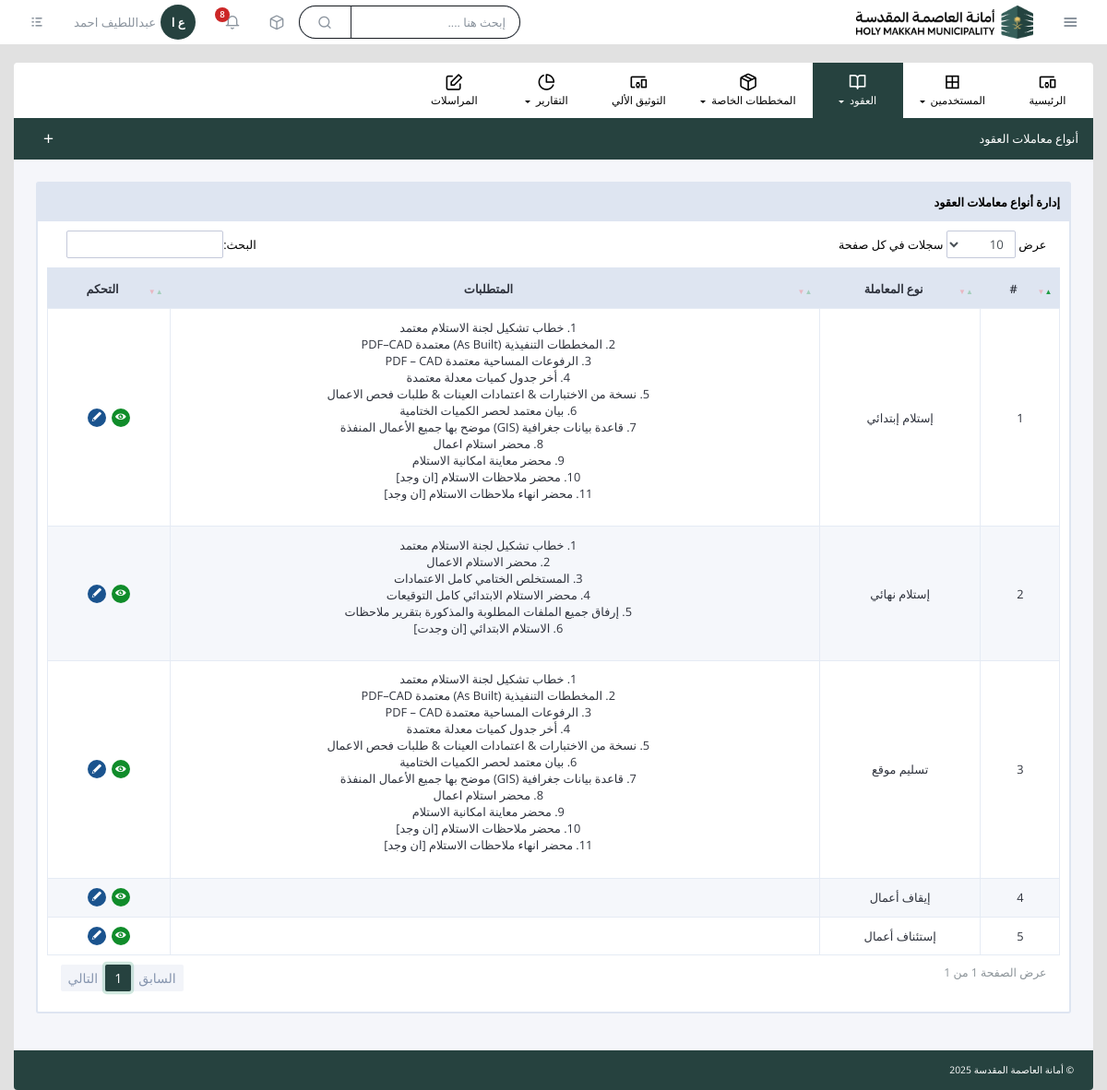
The app's page /contract_transaction_types/ (signed in) with its own data.
### users/models.py (models this page shows, shortened)
class User(AbstractUser):
    name = models.CharField("name", max_length=255)
    created_at = models.DateTimeField(auto_now_add=True)
    updated_at = models.DateTimeField(auto_now=True)
    first_name = None
    last_name = None
    role = models.CharField(
        max_length=20,
        choices=Roles.CHOICES,
        default=Roles.USER
    )
    class Meta:
        db_table = 'users'

### contract_transaction_types/models.py (models this page shows, shortened)
class ContractTransactionType(models.Model):
    name  = models.CharField("name", max_length=255)
    is_active = models.BooleanField("is_active", default=True)
    class Meta:
        db_table = 'contract_transaction_types'

### contract_transaction_requirements/models.py (models this page shows, shortened)
class ContractTransactionRequirement(models.Model):
    name  = models.CharField("name", max_length=255)
    type = models.ForeignKey(
        ContractTransactionType,
        on_delete=models.CASCADE,
        related_name='contract_transaction_requirements'
    )
    is_active = models.BooleanField("is_active", default=True)
    class Meta:
        db_table = 'contract_transaction_requirements'

### contract_transaction_types/views.py (the view)
# urls.py: path('', views.contract_transaction_types, name='contract_transaction_types'),
@role_required('admin')
def contract_transaction_types(request):
    contract_transaction_types = ContractTransactionType.objects.all()
    return render(request, 'contract_transaction_types/index.html', {
        'contract_transaction_types': contract_transaction_types,
    })

### helpers/templatetags/helper.py (called while the page is built)
@register.filter
def initials(value):
    if not value:
        return ""
    parts = value.strip().split()
    if len(parts) == 1:
        return parts[0][0] * 2
    return parts[0][0] + ' ' + parts[-1][0]

### helpers/templatetags/nav_active.py (called while the page is built)
@register.simple_tag(takes_context=True)
def active(context, names):
    request = context['request']
    current = request.resolver_match.url_name
    name_list = names.split(',')
    return 'active-page' if current in name_list else ''

### helpers/utils.py (called while the page is built)
def role_required(role):
    def decorator(view_func):
        @wraps(view_func)
        def wrapper(request, *args, **kwargs):
            if not request.user.is_authenticated:
                return redirect('login')
            if request.user.role != role:
                return redirect('home')  # or no permit
            return view_func(request, *args, **kwargs)
        return wrapper
    return decorator

### templates/contract_transaction_types/index.html (shortened to what this page needs)
{% extends "base.html" %}
{% load static %}
{% load l10n %}
{% block css %}
    <link rel="stylesheet" href="{% static 'site/vendor/datatables/dataTables.bs4.css' %}" />
    <link rel="stylesheet" href="{% static 'site/vendor/datatables/dataTables.bs4-custom.css' %}" />
{% endblock %}
{% block breadcrumb %}
    <li class="breadcrumb-item">أنواع معاملات العقود</li>
{% endblock %}
{% block app_action %}
    <ul class="app-actions">
        <li>
            <a href="{% url 'contract_transaction_types_create' %}" data-toggle="tooltip" data-placement="top" title="نوع معاملة عقد جديدة"
                data-original-title="نوع معاملة عقد جديدة">
                <i class="icon-add"></i>
            </a>
        </li>
    </ul>
{% endblock %}
{% block content %}
    <div class="row gutters">
        <div class="col-xl-12 col-lg-12 col-md-12 col-sm-12 col-12">
            <div class="table-container">
                <div class="t-header">إدارة أنواع معاملات العقود</div>
                <div class="table-responsive">
                    <table id="rowSelection" class="table custom-table">
                        <thead>
                            <tr>
                                <th>#</th>
                                <th>نوع المعاملة</th>
                                <th>المتطلبات</th>
                                <th>التحكم</th>
                            </tr>
                        </thead>
                        <tbody>
                            {% for contract_transaction_type in contract_transaction_types %}
                            <tr>
                                <td>{{ contract_transaction_type.id }}</td>
                                <td>{{ contract_transaction_type.name }}</td>
                                <td>
                                    <ol style="padding-left: 2em; list-style-position: inside;">
                                        {% for req in contract_transaction_type.contract_transaction_requirements.all %}
                                            <li>{{ req.name }}</li>
                                        {% endfor %}
                                    </ol>
                                </td>
                                <td>
                                    <div class="td-actions">
                                        <a href="#" class="icon green" data-toggle="tooltip" data-placement="top" title=""
                                            data-original-title="عرض">
                                            <i class="icon-eye"></i>
                                        </a>
                                        <a href="{% url 'contract_transaction_types_edit' contract_transaction_type.id %}" class="icon blue" data-toggle="tooltip" data-placement="top" title=""
                                            data-original-title="تعديل">
                                            <i class="icon-edit"></i>
                                        </a>
                                    </div>
                                </td>
                            </tr>
                            {% endfor %}
                        </tbody>
                    </table>
                </div>
            </div>
        </div>
    </div>
{% endblock %}

### templates/base.html (shortened to what this page needs)
{% load static %}
{% load helper %}
{% load nav_active %}
<!doctype html>
<html lang="ar">
<head>
		<link rel="stylesheet" href="{% static 'site/css/bootstrap.min.css' %}">
		<link rel="stylesheet" href="{% static 'site/fonts/style.css' %}">
		<link rel="stylesheet" href="{% static 'site/css/main.css' %}">
        {% block css %}
        {% endblock %}
	</head>
	<body>
		<header class="header">
			<div class="logo-wrapper">
				<a href="{% url 'home' %}" class="logo">
					<img src="{% static 'site/img/logo.png' %}" alt="Tawtheeq Admin Dashboard" />
				</a>
				<a href="javascript:void(0)" class="quick-links-btn" data-toggle="tooltip" data-placement="right" title="" data-original-title="روابط سريعة">
					<i class="icon-menu1"></i>
				</a>
			</div>
			<div class="header-items">
				<div class="custom-search">
					<input type="text" class="search-query" placeholder="إبحث هنا ....">
					<i class="icon-search1"></i>
				</div>
				<ul class="header-actions">
					<li class="dropdown">
						<a href="javascript:void(0)" id="notifications" data-toggle="dropdown" aria-haspopup="true">
							<i class="icon-box"></i>
						</a>
					</li>
					<li class="dropdown">
						<a href="javascript:void(0)" id="notifications" data-toggle="dropdown" aria-haspopup="true">
							<i class="icon-bell"></i>
							<span class="count-label">8</span>
						</a>
					</li>
					<li class="dropdown">
						<a href="javascript:void(0)" id="userSettings" class="user-settings" data-toggle="dropdown" aria-haspopup="true">
							<span class="user-name">{{ request.user.name }}</span>
							<span class="avatar">{{ request.user.name|initials }}</span>
						</a>
					</li>
					<li>
						<a href="javascript:void(0)" class="quick-settings-btn" data-toggle="tooltip" data-placement="left" title="" data-original-title="إعدادات سريعة">
							<i class="icon-list"></i>
						</a>
					</li>
				</ul>
			</div>
		</header>
		<div class="container-fluid">
			<nav class="navbar navbar-expand-lg custom-navbar">
				<div class="collapse navbar-collapse" id="WafiAdminNavbar">
					<ul class="navbar-nav">
						<li class="nav-item">
							<a class="nav-link {% active 'home' %}" href="{% url 'home' %}" role="button">
								<i class="icon-devices_other nav-icon"></i>
								الرئيسية
							</a>
						</li>
						<li class="nav-item dropdown">
							<a class="nav-link dropdown-toggle {% active 'agents,agents_create,agents_edit,departments,departments_create,departments_edit,companies,companies_create,companies_edit,users,users_create,users_edit' %}" href="javascript:void(0)" id="tablesDropdown" role="button" data-toggle="dropdown" aria-haspopup="true" aria-expanded="false">
								<i class="icon-border_all nav-icon"></i>
								المستخدمين
							</a>
						</li>
						<li class="nav-item dropdown">
							<a class="nav-link dropdown-toggle  {% active 'contracts,contracts_create,contracts_edit,contract_transactions,contract_transactions_create,contract_transactions_edit,contract_transaction_types,contract_transaction_types_create,contract_transaction_types_edit' %}" href="javascript:void(0)" id="pagesDropdown" role="button" data-toggle="dropdown" aria-haspopup="true" aria-expanded="false">
								<i class="icon-book-open nav-icon"></i>
								العقود
							</a>
						</li>
						<li class="nav-item dropdown">
							<a class="nav-link dropdown-toggle" href="javascript:void(0)" id="appsDropdown" role="button" data-toggle="dropdown" aria-haspopup="true" aria-expanded="false">
								<i class="icon-package nav-icon"></i>
								المخططات الخاصة
							</a>
						</li>
						<li class="nav-item">
							<a class="nav-link {% active 'automated_documentation' %}" href="{% url 'automated_documentation' %}" role="button">
								<i class="icon-devices_other nav-icon"></i>
								التوثيق الألي
							</a>
						</li>
						<li class="nav-item dropdown">
							<a class="nav-link dropdown-toggle" href="javascript:void(0)" id="graphsDropdown" role="button" data-toggle="dropdown" aria-haspopup="true" aria-expanded="false">
								<i class="icon-pie-chart1 nav-icon"></i>
								التقارير
							</a>
						</li>
						<li class="nav-item">
							<a class="nav-link {% active 'chats' %}" href="{% url 'chats' %}" role="button">
								<i class="icon-edit1 nav-icon"></i>
								المراسلات
							</a>
						</li>
					</ul>
				</div>
			</nav>
			<div class="main-container">
				<div class="page-header">
					<ol class="breadcrumb">
						{% block breadcrumb %}{% endblock %}
					</ol>
					{% block app_action %}
					{% endblock %}
				</div>
				<div class="content-wrapper">
                    {% block content %}
                    {% endblock %}
				</div>
			</div>
			<footer class="main-footer">© أمانة العاصمة المقدسة 2025</footer>
		</div>
	</body>
</html>

### records on screen
User: user.name "عبداللطيف احمد", user.name|initials "ع ا"
ContractTransactionType: id "1", name "إستلام إبتدائي"
ContractTransactionRequirement: name "خطاب تشكيل لجنة الاستلام معتمد"
ContractTransactionRequirement: name "المخططات التنفيذية (As Built) معتمدة PDF–CAD"
ContractTransactionRequirement: name "الرفوعات المساحية معتمدة PDF – CAD"
ContractTransactionRequirement: name "أخر جدول كميات معدلة معتمدة"
ContractTransactionRequirement: name "نسخة من الاختبارات & اعتمادات العينات & طلبات فحص الاعمال"
ContractTransactionRequirement: name "بيان معتمد لحصر الكميات الختامية"
ContractTransactionRequirement: name "قاعدة بيانات جغرافية (GIS) موضح بها جميع الأعمال المنفذة"
ContractTransactionRequirement: name "محضر استلام اعمال"
ContractTransactionRequirement: name "محضر معاينة امكانية الاستلام"
ContractTransactionRequirement: name "محضر ملاحظات الاستلام [ان وجد]"
ContractTransactionRequirement: name "محضر انهاء ملاحظات الاستلام [ان وجد]"
ContractTransactionType: id "2", name "إستلام نهائي"
ContractTransactionRequirement: name "خطاب تشكيل لجنة الاستلام معتمد"
ContractTransactionRequirement: name "محضر الاستلام الاعمال"
ContractTransactionRequirement: name "المستخلص الختامي كامل الاعتمادات"
ContractTransactionRequirement: name "محضر الاستلام الابتدائي كامل التوقيعات"
ContractTransactionRequirement: name "إرفاق جميع الملفات المطلوبة والمذكورة بتقرير ملاحظات"
ContractTransactionRequirement: name "الاستلام الابتدائي [ان وجدت]"
ContractTransactionType: id "3", name "تسليم موقع"
ContractTransactionRequirement: name "خطاب تشكيل لجنة الاستلام معتمد"
ContractTransactionRequirement: name "المخططات التنفيذية (As Built) معتمدة PDF–CAD"
ContractTransactionRequirement: name "الرفوعات المساحية معتمدة PDF – CAD"
ContractTransactionRequirement: name "أخر جدول كميات معدلة معتمدة"
ContractTransactionRequirement: name "نسخة من الاختبارات & اعتمادات العينات & طلبات فحص الاعمال"
ContractTransactionRequirement: name "بيان معتمد لحصر الكميات الختامية"
ContractTransactionRequirement: name "قاعدة بيانات جغرافية (GIS) موضح بها جميع الأعمال المنفذة"
ContractTransactionRequirement: name "محضر استلام اعمال"
ContractTransactionRequirement: name "محضر معاينة امكانية الاستلام"
ContractTransactionRequirement: name "محضر ملاحظات الاستلام [ان وجد]"
ContractTransactionRequirement: name "محضر انهاء ملاحظات الاستلام [ان وجد]"
ContractTransactionType: id "4", name "إيقاف أعمال"
ContractTransactionType: id "5", name "إستئناف أعمال"
